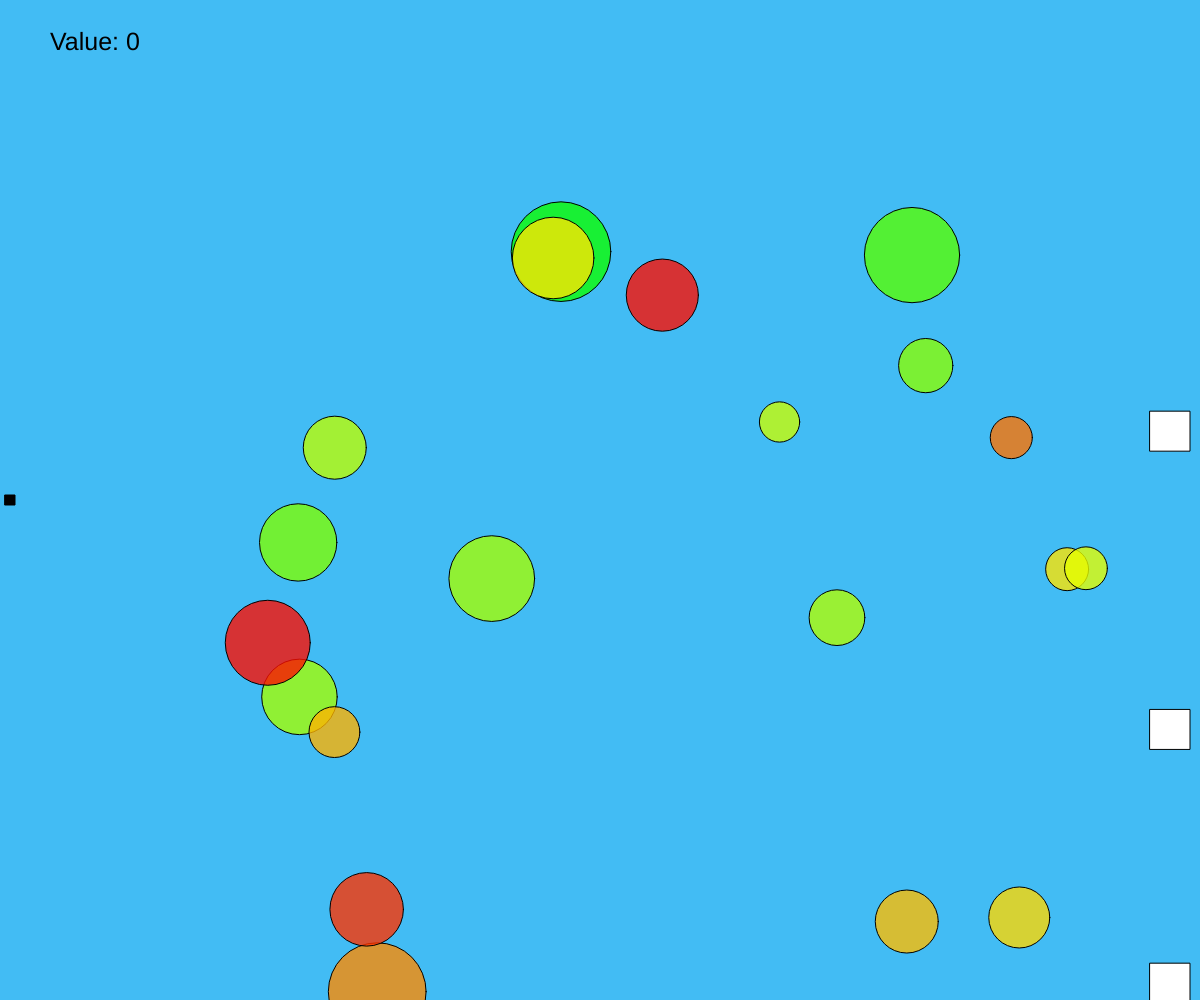
Frame 1 (no input)
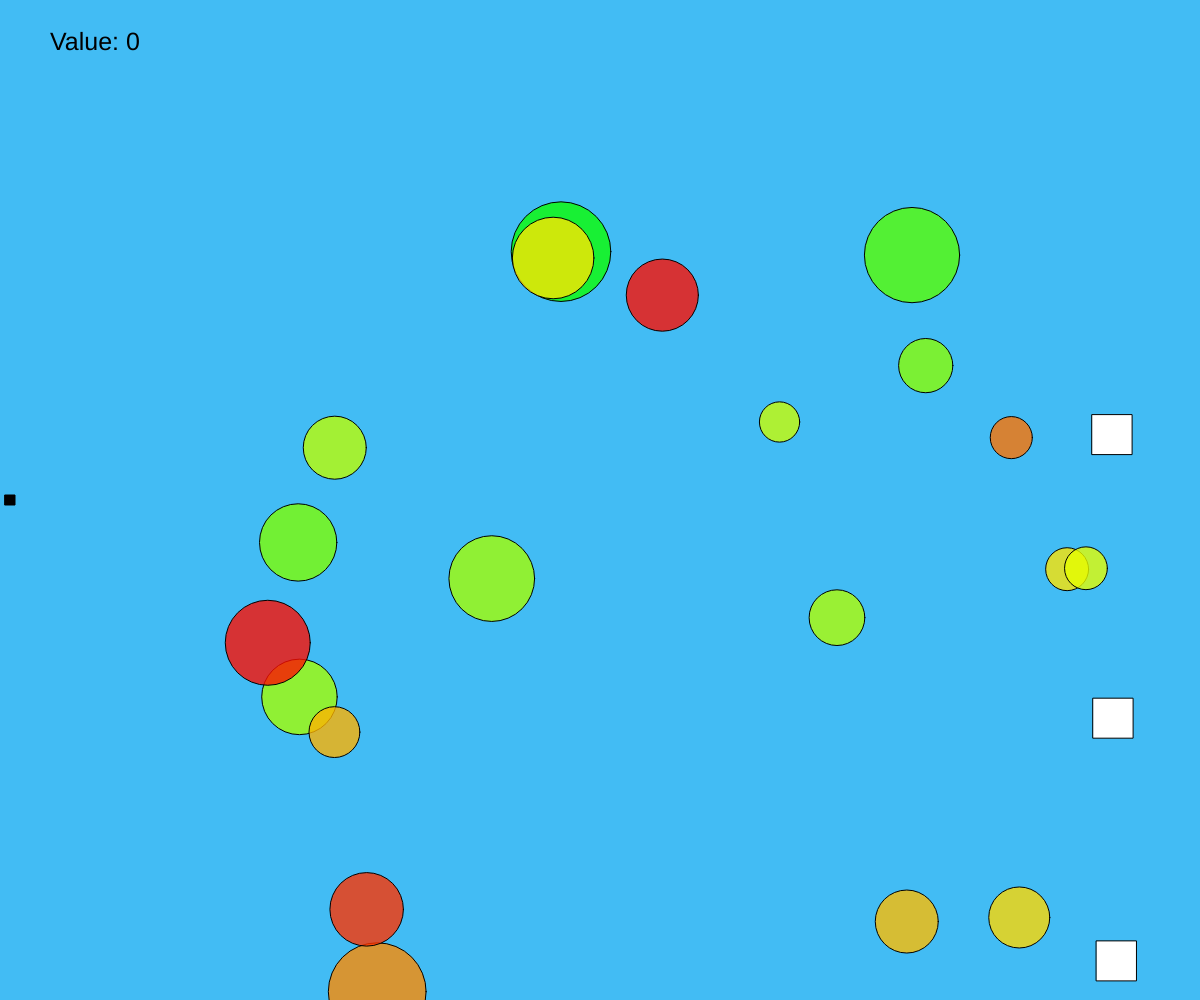
Frame 60 (no input)
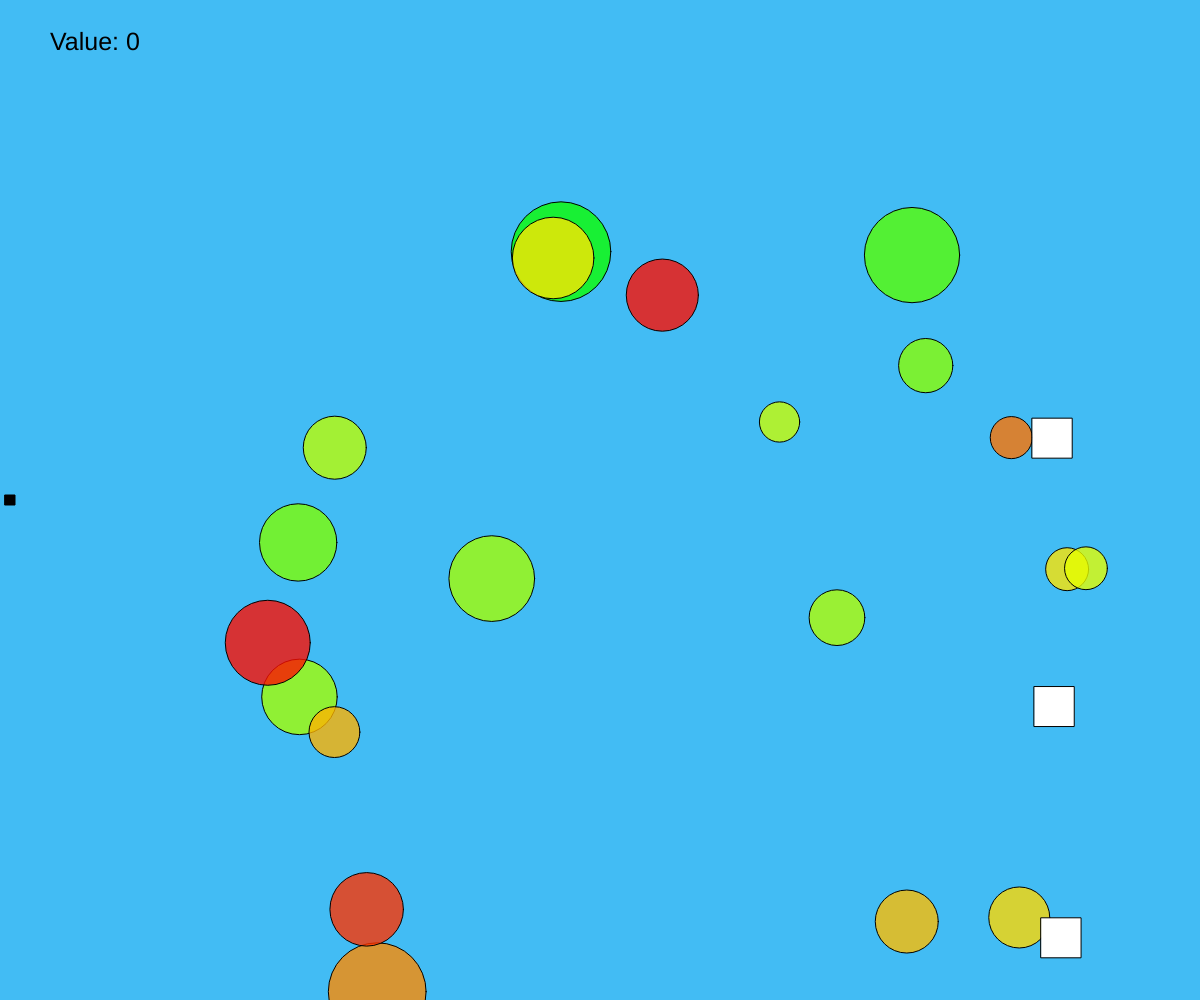
Frame 120 (the mouse pressed at the canvas centre since frame 60)

The p5.js sketch that drew these frames (run headless with seeded random() and noise() and a simulated clock; from frame 60 on, the mouse is pressed at the canvas centre):

// p5.js sketch
// ── sketch.js
let screen_dims;
let angles = [0,0,0];

const keyCodes = {"a":65, "d": 68, "s": 83, "w": 87, "space": 32};
const userR = 5;
const userVel = 3;
const enemyR = 20;
const enemyVel = 1;
const enemyHitValueLoss = 10;
let user;
let points = [];
let enemies = [];
let Npts = 20;
let Nens = 3;

function setup() {
  screen_dims = [windowWidth, windowHeight];
  createCanvas(screen_dims[0], screen_dims[1]);
  rectMode(CENTER);

  user = new User(createVector(2*userR,screen_dims[1]/2), userR);
  for (var i = 0; i < Npts; i++) {
    points.push(new Point(createVector(screen_dims[0]*random(0.2,1), screen_dims[1]*random(0.2,1)), random(-1,1), random(15,50)));
  }
  for (var i = 0; i < Nens; i++) {
    enemies.push(new Enemy(createVector(screen_dims[0]-enemyR*1.5, screen_dims[1]*random(0.2,1)), enemyR));
  }
}

function draw() {
  background(66,188,244);

  handleTilted();
  handleKeysDown();
  user.update();

  user.render();
  for (var i = Npts-1; i >= 0; i--) {
    points[i].render();
    if (userHitsPoint(user, points[i])) {
      user.value += points[i].value;
      Npts -= 1;
      points.splice(i,1);
    }
  }
  for (var i = Nens-1; i >= 0; i--) {
    enemies[i].render();
    enemies[i].update();
    enemies[i].seek(user.pos);
    if (userHitsEnemy(user, enemies[i])) {
      user.value -= enemyHitValueLoss;
      Nens -= 1;
      enemies.splice(i,1);
    }
  }
  fill(0,0,0);
  textSize(25);
  text("Value: "+ user.value, 50, 50);
}

function handleTilted() {
  let threshold = 10;
  let rotated = false;
  if (deviceOrientation == "landscape")
    rotated = true;

  if ((angles[2] < -threshold && !rotated) || (angles[1] < -threshold && rotated)) {
    user.vel.x = -userVel;
    user.vel.y = 0;
  }
  else if ((angles[2] > threshold && !rotated) || (angles[1] > threshold && rotated)) {
    user.vel.x = userVel;
    user.vel.y = 0;
  }
  if ((angles[1] < -threshold && !rotated) || (angles[2] < -threshold && rotated)) {
    user.vel.x = 0;
    user.vel.y = -userVel;
  }
  else if ((angles[1] > threshold && !rotated) || (angles[2] > threshold && rotated)) {
    user.vel.x = 0;
    user.vel.y = userVel;
  }
}

function touchEnded() {
  user.vel.mult(0);
}

function handleKeysDown() {
  if (keyIsDown(LEFT_ARROW) || keyIsDown(keyCodes['a'])) {
    user.vel.x = -userVel;
    user.vel.y = 0;
  }
  else if (keyIsDown(RIGHT_ARROW) || keyIsDown(keyCodes['d'])) {
    user.vel.x = userVel;
    user.vel.y = 0;
  }
  if (keyIsDown(UP_ARROW) || keyIsDown(keyCodes['w'])) {
    user.vel.x = 0;
    user.vel.y = -userVel;
  }
  else if (keyIsDown(DOWN_ARROW) || keyIsDown(keyCodes['s'])) {
    user.vel.x = 0;
    user.vel.y = userVel;
  }
  if(keyIsDown(keyCodes['space'])) {
    user.vel.mult(0);
  }
};

// accelerometer Data
window.addEventListener('deviceorientation', function(e)
{
  angles[0] = e.alpha;
  angles[1] = e.beta;
  angles[2] = e.gamma;
  for (let i = 0; i < 3; i++)
    if (!angles[i])
      angles[i]=0;
});

// ── Enemy.js
class Enemy {
  constructor(pos, r) {
      this.pos = pos;
      this.vel = createVector(0,0);
      this.r = r;
  }
  render() {
    fill(255,255,255);
    rect(this.pos.x, this.pos.y, 2*this.r, 2*this.r);
  }
  update() {
    this.pos.add(this.vel);
  }
  seek(pos) {
    this.vel = p5.Vector.sub(pos, this.pos).setMag(enemyVel);
  }
}

// ── Point.js
class Point {
  constructor(pos, value, r) {
    // a vector
    this.pos = pos;
    // -1 < value < 1
    this.value = value;
    // rgb for display, red is negative value, green is positive, gradient shows degree of value
    this.color = colorGradient[Math.floor(20*(1+this.value))];
    // size
    this.r = r;
  }
  render() {
    fill(...this.color, 200);
    ellipse(this.pos.x,this.pos.y,this.r*2);
  }
}

// ── User.js
class User {
  constructor(pos, r) {
    // vector, position
    this.pos = pos;
    // vector, velocity
    this.vel = createVector(0,0);
    // half of side length
    this.r = r;
    // sum of all point values collectes
    this.value = 0;
  }
  render() {
    fill(0,0,0);
    rect(this.pos.x, this.pos.y, 2*this.r, 2*this.r);
  }
  update() {
    this.pos.add(this.vel);
  }
}

// ── collisions.js
function userHitsPoint(user, pt) {
  // pt in rectangle closest to circles center (for x and y)
  let closeX = min(max(user.pos.x-user.r, pt.pos.x), user.pos.x+user.r);
  let closeY = min(max(user.pos.y-user.r, pt.pos.y), user.pos.y+user.r);
  // given 3 numbers a, b, c where a < b
  // to get the middle of the 3 numbers you do the clamp (min(max(a,c),b))
  let closestPt = createVector(closeX, closeY);
  return closestPt.sub(pt.pos).mag() < pt.r;
}

function userHitsEnemy(user, enemy) {
  // this is rectangle collision
  let xHit = max(user.pos.x-user.r, enemy.pos.x-enemy.r) < min(user.pos.x+user.r, enemy.pos.x+enemy.r);
  let yHit = max(user.pos.y-user.r, enemy.pos.y-enemy.r) < min(user.pos.y+user.r, enemy.pos.y+enemy.r);
  return yHit && xHit;
}

// ── colorGradient.js
// this generates a color gradient from red to green
// the idea is:
// 255 0 0
// 255 x 0
// 255 2x 0
// ...
// 255 255 0
// 255-x 255 0
// ...
// 0 255 0
// you could theoretically use any color vectors as the basis vectors!!!! (instead of 0 255 0 and 255 0 0)
let colorGradient = [];
const Ncolors = 20;
const deltaColor = 255/Ncolors;
let i = 0;
while(deltaColor*i<255) {
  colorGradient.push([255, deltaColor*i, 0]);
  i++;
}
i = 0;
while(deltaColor*i<255) {
  colorGradient.push([255-deltaColor*i, 255, 0]);
  i++;
}
